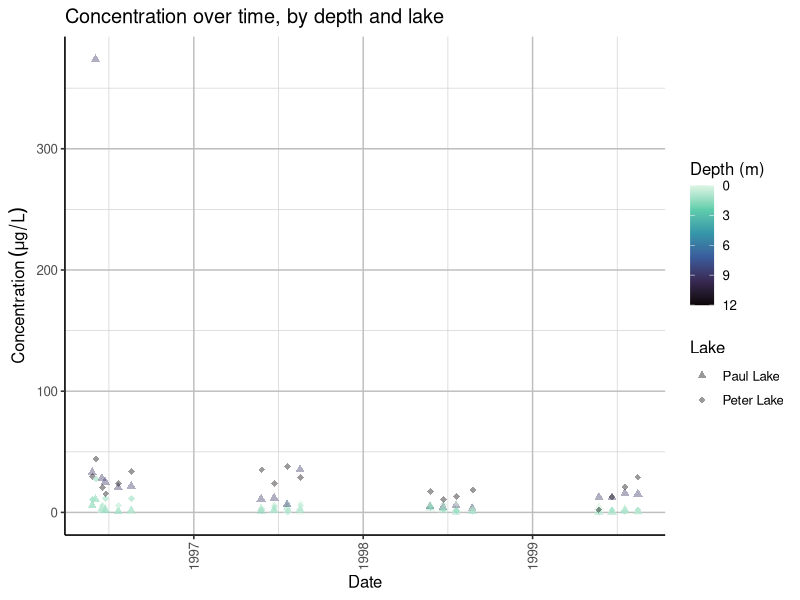

Write the R code that produced this figure. (Note: this script raises an error after producing the figure.)
## ---- chunk 1
#Load packages
library(tidyverse);library(here);library(lubridate)

#Load data
nutrient_data <- read.csv(
  here('Data/Processed_KEY','NTL-LTER_Lake_Nutrients_PeterPaul_Processed.csv'),
  stringsAsFactors = TRUE)

#Fix dates
nutrient_data$sampledate = ymd(nutrient_data$sampledate)

#Set a default plotting theme
my_theme <- theme_classic(base_size = 12) +
  theme(
      panel.grid.major = element_line(color = "gray", linewidth = 0.5),
      panel.grid.minor = element_line(color = "lightgray", linewidth = 0.25),
      axis.text.x = element_text(angle = 90, vjust = 0.5, hjust = 1)
    )

theme_set(my_theme)

## ---- chunk 2
#Create plotting function
plot_it <- function(the_parameter,start_year,end_year){
  #Plot the values given
  nutrient_data %>% 
    filter(year4 > start_year & year4 < end_year) %>% 
    ggplot(aes(
      x = sampledate,
      #y = .data[[the_parameter]], #-or-
      y = !!sym(the_parameter),
      color = depth,
      shape = lakename)) +
    geom_point(alpha = 0.4, size = 2) +
    scale_x_date(
      date_breaks = "1 years",
      date_labels = '%Y') +
    scale_shape_manual(values = c(17, 18)) +
    labs(
      title = "Concentration over time, by depth and lake",
      x = "Date", 
      y = expression(Concentration ~ (mu*g / L)), 
      shape = "Lake", 
      color = "Depth (m)") +
    scale_color_viridis_c(
      option = "mako", 
      guide = guide_colorbar(reverse = T),
      direction = -1)
}

#Now run the plot function
plot_it('po4',1995,2002)
## ---- chunk 3
# Create a selectInput widget to select which nutrient to display in the plot
selectInput(
  inputId =  "the_parameter",
  label = "Select the nutrient to show",
  choices = c('tn_ug','tp_ug','nh34','no23','po4'),
  selected = 'no23'
)

# Create a sliderInput to set the date range
sliderInput(
  inputId = 'yearSlider',
  label = 'Select a date range',
  min = min(nutrient_data$year4),
  max = max(nutrient_data$year4),
  step = 1,
  round=T,
  value = c(min(nutrient_data$year4),max(nutrient_data$year4))
)

# Create a renderPlot object to display the plot 
# created with the plot_it function
renderPlot(
  plot_it(
    input$the_parameter,
    input$yearSlider[1],
    input$yearSlider[2]
    )
)
